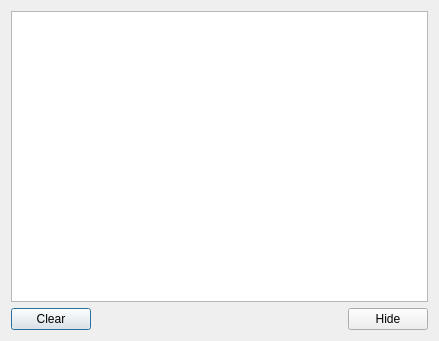
<?xml version="1.0" encoding="UTF-8"?>
<ui version="4.0">
 <class>LogWindow</class>
 <widget class="QDialog" name="LogWindow">
  <property name="geometry">
   <rect>
    <x>0</x>
    <y>0</y>
    <width>439</width>
    <height>341</height>
   </rect>
  </property>
  <property name="windowTitle">
   <string>Log</string>
  </property>
  <layout class="QVBoxLayout" name="verticalLayout">
   <item>
    <widget class="QPlainTextEdit" name="plainTextEdit"/>
   </item>
   <item>
    <layout class="QHBoxLayout" name="horizontalLayout">
     <item>
      <widget class="QPushButton" name="clearButton">
       <property name="text">
        <string>Clear</string>
       </property>
      </widget>
     </item>
     <item>
      <spacer name="horizontalSpacer">
       <property name="orientation">
        <enum>Qt::Horizontal</enum>
       </property>
       <property name="sizeHint" stdset="0">
        <size>
         <width>40</width>
         <height>20</height>
        </size>
       </property>
      </spacer>
     </item>
     <item>
      <widget class="QPushButton" name="hideButton">
       <property name="text">
        <string>Hide</string>
       </property>
      </widget>
     </item>
    </layout>
   </item>
  </layout>
 </widget>
 <resources/>
 <connections/>
</ui>
